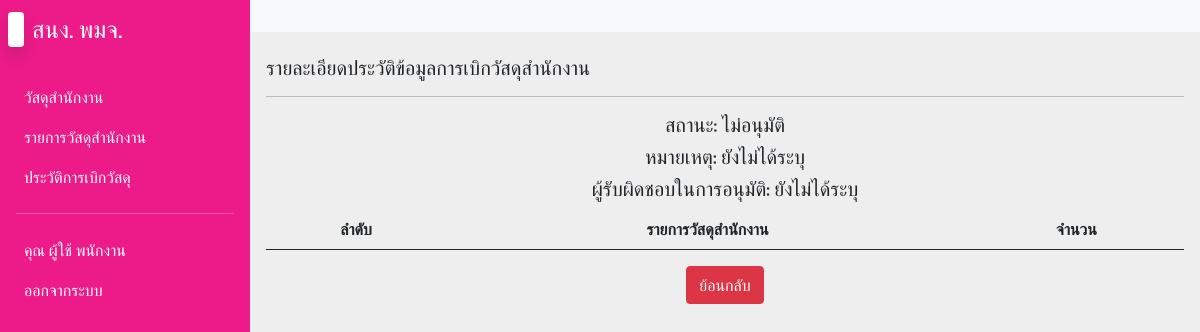
Before: /history_detail.php?id=2 (signed in) with the older database file.
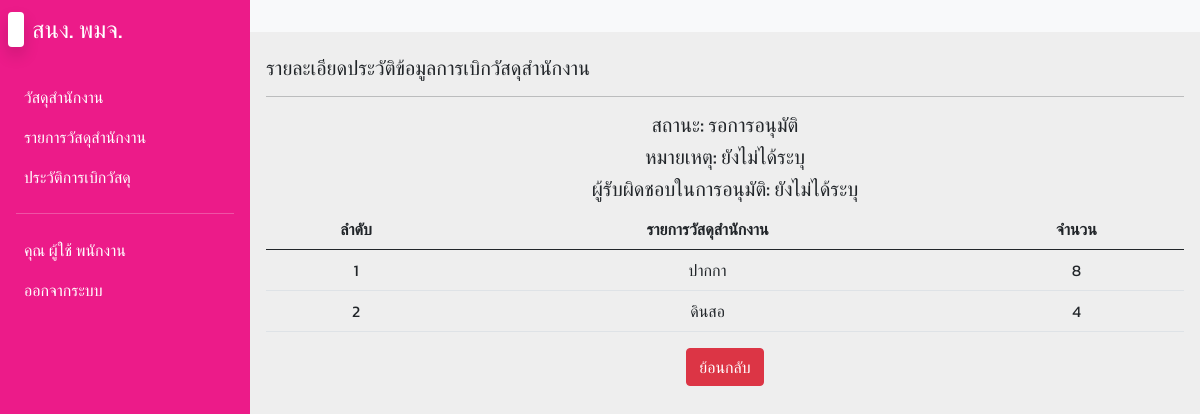
After: the same page with the newer database file.
### tables this page shows
CREATE TABLE `transfer_detail` (
  `tdel_id` int(11) NOT NULL,
  `t_id` int(11) NOT NULL,
  `office_id` int(11) NOT NULL,
  `tdel_qty` int(11) NOT NULL
);

CREATE TABLE `offices` (
  `office_id` int(11) NOT NULL,
  `office_name` varchar(255) NOT NULL,
  `office_qty` int(11) NOT NULL
);

### history_detail.php (the view, shortened to what this page needs)
<?php
include('config/db.php');
?>
<!DOCTYPE html>
<html lang="en">
<head>
  <link rel="stylesheet" href="css/bootstrap.min.css">
  <link rel="stylesheet" href="css/fonts.css">
  <link rel="stylesheet" href="css/styles.css">
  <link rel="stylesheet" href="css/jquery.dataTables.min.css">
  <link rel="stylesheet" href="css/all.min.css">
  <link rel="stylesheet" href="css/fontawesome.min.css">
</head>
<body>
  <div class="main-container d-flex">
    <div class="sidebar" id="side_nav">
      <div class="header-box px-2 pt-3 pb-4 d-flex justify-content-between">
        <h1 class="fs-4"><span class="bg-white text-dark rounded shadow px-2 me-2"></span><span class="text-white">สนง. พมจ.</span></h1>
      </div>
      <?php include('includes/menuSidebar.inc.php'); ?>
    </div>
    <div class="content">
      <nav class="navbar navbar-expand-md navbar-light bg-light">
        <div class="container-fluid">
          <div class="collapse navbar-collapse justify-content-end" id="navbarSupportedContent">
            <ul class="navbar-nav mb-2 mb-lg-0">
              <li class="nav-item">
                <a class="nav-link active" aria-current="page" href="#"></a>
              </li>
            </ul>
          </div>
        </div>
      </nav>
    <div class="dashboard-content px-3 pt-4">
      <h2 class="fs-5"> รายละเอียดประวัติข้อมูลการเบิกวัสดุสำนักงาน</h2>
      <hr>
      <?php
      $status_sql = "SELECT * FROM `transfer` INNER JOIN status ON transfer.stat_id = status.stat_id LEFT JOIN employees ON status.emp_id = employees.emp_id";
      $status_query = mysqli_query($conn, $status_sql);
      $status_row = mysqli_fetch_array($status_query);
      ?>
      <h2 class="fs-5 text-center">สถานะ:
        <?php
        if($status_row['stat_status'] == 1) {
          echo 'รอการอนุมัติ';
        } else if($status_row['stat_status'] == 2) {
          echo 'อนุมัติ';
        } else {
          echo 'ไม่อนุมัติ';
        }
        ?>
      </h2>
      <h2 class="fs-5 text-center">
      <?php
        if($status_row['stat_reason'] == "") {
          echo 'หมายเหตุ: ยังไม่ได้ระบุ';
        } else {
          echo 'หมายเหตุ: ' . $status_row['stat_reason'];
        }
      ?>
      </h2>
      <h2 class="fs-5 text-center">
      <?php
        if($status_row['emp_id'] == 0) {
          echo 'ผู้รับผิดชอบในการอนุมัติ: ยังไม่ได้ระบุ';
        } else {
          echo 'ผู้รับผิดชอบในการอนุมัติ: ' . $status_row['emp_fname'] . ' ' . $status_row['emp_lname'];
        }
      ?>
      </h2>
     <table class="table" id="myTable">
      <thead>
        <th class="text-center">ลำดับ</th>
        <th class="text-center">รายการวัสดุสำนักงาน</th>
        <th class="text-center">จำนวน</th>
      </thead>
      <tbody>
          <?php
        if(isset($_GET['id'])) {
          $id = $_GET['id'];
          $sql = "SELECT * FROM transfer_detail INNER JOIN offices ON transfer_detail.office_id = offices.office_id WHERE t_id = $id";
          $query = mysqli_query($conn, $sql);
          $i = 0;
          while($row = mysqli_fetch_array($query)) {
            $i++;
        ?>
        <tr>
          <td class="text-center"><?= $i; ?></td>
          <td class="text-center"><?= $row['office_name']; ?></td>
          <td class="text-center"><?= $row['tdel_qty']; ?></td>
        </tr>
        <?php  }
        } ?>
      </tbody>
     </table>
     <div class="container">
      <div class="text-center mt-3">
        <a href="history.php" class="btn btn-danger">ย้อนกลับ</a>
      </div>
     </div>
    </div>
    <br><br><br>
  </div>
</body>
</html>

### includes/menuSidebar.inc.php (shortened to what this page needs)
<ul class="list-unstyled px-2">
  <?php
  if($_SESSION['emp_role'] == 1) {
  ?>
  <li class=""><a href="offices.php" class="text-decoration-none px-3 py-2 d-block"> วัสดุสำนักงาน</a>
  </li>
  <li class=""><a href="lists.php" class="text-decoration-none px-3 py-2 d-block"> รายการวัสดุสำนักงาน</a>
  </li>
  <li class=""><a href="history.php" class="text-decoration-none px-3 py-2 d-block"> ประวัติการเบิกวัสดุ</a>
  </li>
  <?php } ?>
  <hr class="h-color mx-2">
  <li><a href="#" class="text-decoration-none px-3 py-2 d-block">คุณ <?= $_SESSION['emp_fname']; ?> <?= $_SESSION['emp_lname']; ?></a></li>
  <li class=""><a href="#" id="logout" class="text-decoration-none px-3 py-2 d-block"> ออกจากระบบ</a>
  </li>
</ul>

### css/styles.css (style rules this page uses)
body { background-color: #eee; }
#side_nav { background: #EC1B89; min-width: 250px; max-width: 250px; transition: all 0.3s; }
.content { min-height: 100vh; width: 100%; }
hr.h-color { background-color: whitesmoke; }
.sidebar li a { color: #fff; }

Changed rows visible on the page:
added transfer_detail: office.office_name "ปากกา", tdel_qty "8"
added transfer_detail: office.office_name "ดินสอ", tdel_qty "4"
Other visible differences:
text no longer shown: "ไม่อนุมัติ"
text now shown: "รอการอนุมัติ"
